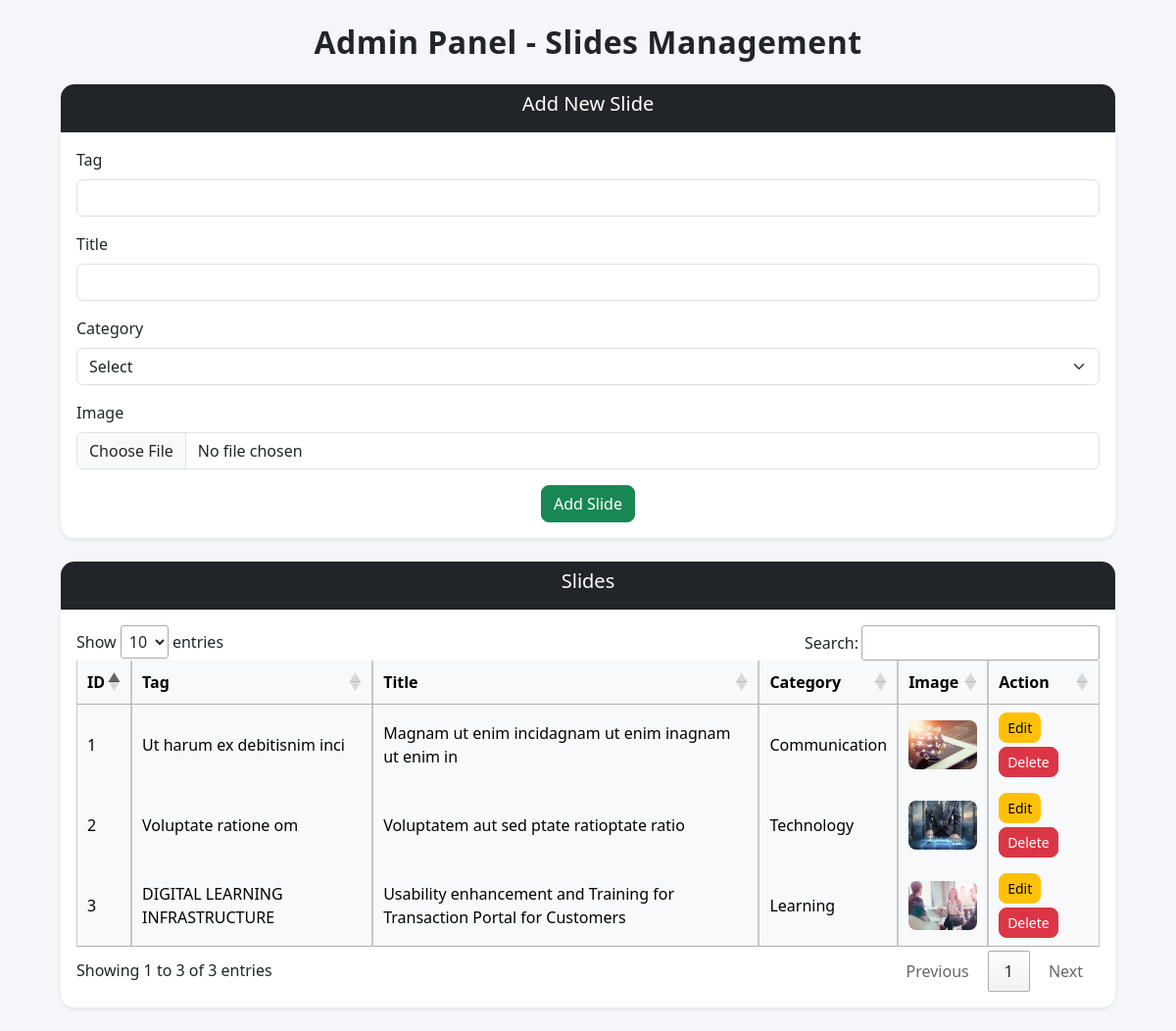
The app's page /admin/index.php with its own data.
### tables this page shows
CREATE TABLE `sections` (
  `id` int(11) NOT NULL,
  `tag` varchar(255) NOT NULL,
  `title` text NOT NULL,
  `image` varchar(255) NOT NULL,
  `category` enum('Learning','Technology','Communication') NOT NULL,
  `created_at` timestamp NOT NULL DEFAULT current_timestamp()
);

### admin/index.php (the view, shortened to what this page needs)
<?php
include 'config.php';
$slides = $conn->query("SELECT * FROM sections ORDER BY created_at DESC")->fetchAll(PDO::FETCH_ASSOC);
?>
<!DOCTYPE html>
<html lang="en">
<head>
<link href="https://cdn.jsdelivr.net/npm/bootstrap@5.3.2/dist/css/bootstrap.min.css" rel="stylesheet">
<link href="https://cdn.datatables.net/1.13.6/css/jquery.dataTables.min.css" rel="stylesheet">
<link rel="stylesheet" href="https://cdn.datatables.net/responsive/2.5.0/css/responsive.dataTables.min.css">
</head>
<body>
<div class="container py-4" style="max-width: 1100px;">
    <h2 class="page-title text-center mb-4">Admin Panel - Slides Management</h2>
    <div class="d-flex flex-column gap-4">
        <div>
            <div class="card shadow-sm">
                <div class="card-header bg-dark text-center text-white">
                    <h5>Add New Slide</h5>
                </div>
                <div class="card-body">
                    <form method="post" enctype="multipart/form-data">
                        <div class="mb-3">
                            <label class="form-label">Tag</label>
                            <input type="text" name="tag" class="form-control" required>
                        </div>
                        <div class="mb-3">
                            <label class="form-label">Title</label>
                            <input type="text" name="title" class="form-control" required>
                        </div>
                        <div class="mb-3">
                            <label class="form-label">Category</label>
                            <select name="category" class="form-select" required>
                                <option value="">Select</option>
                            </select>
                        </div>
                        <div class="mb-3">
                            <label class="form-label">Image</label>
                            <input type="file" name="image" class="form-control" required>
                        </div>
                        <center>
                        <button type="submit" name="add" class="btn btn-success">
                            Add Slide
                        </button>
                        </center>
                    </form>
                </div>
            </div>
        </div>
        <div>
            <div class="card shadow-sm">
                            <div class="card-header bg-dark text-center text-white">
                    <h5>Slides</h5>
                </div>
                <div class="card-body table-responsive">
                    <table id="slidesTable" class="table table-hover align-middle table-bordered table-light">
                        <thead class="table-light">
                            <tr>
                                <th>ID</th>
                                <th>Tag</th>
                                <th>Title</th>
                                <th>Category</th>
                                <th>Image</th>
                                <th>Action</th>
                            </tr>
                        </thead>
                        <tbody>
                        <?php $Sr=1; foreach($slides as $slide):  ?>
                            <tr>
                                <td><?= $Sr++ ?></td>
                                <td><?= htmlspecialchars($slide['tag']) ?></td>
                                <td><?= htmlspecialchars($slide['title']) ?></td>
                                <td>
                                        <?= htmlspecialchars($slide['category']) ?>
                                </td>
                                <td>
                                    <img src="images/<?= $slide['image'] ?>" width="70" height="50">
                                </td>
                                <td>
                                    <a href="edit.php?id=<?= $slide['id'] ?>" class="btn btn-warning btn-sm mb-1">
                                        Edit
                                    </a>
                                    <a href="?delete=<?= $slide['id'] ?>"
                                    class="btn btn-danger btn-sm"
                                    onclick="return confirm('Delete this slide?')">
                                        Delete
                                    </a>
                                </td>
                            </tr>
                        <?php endforeach; ?>
                        </tbody>
                    </table>
                </div>
            </div>
        </div>
    </div>
</div>
</body>
</html>

### admin/index.php (style rules this page uses)
body { background: #f4f6f9; }
.page-title { font-weight: 700; letter-spacing: .5px; }
.card { border: none; border-radius: 14px; }
.card-header { font-weight: 600; border-radius: 14px 14px 0 0 !important; }
.table img { border-radius: 8px; object-fit: cover; }
.form-label { font-weight: 500; }
.btn { border-radius: 8px; }

### records on screen
sections: tag "Ut harum ex debitisnim inci", title "Magnam ut enim incidagnam ut enim inagnam ut enim in", category "Communication", image (picture)
sections: tag "Voluptate ratione om", title "Voluptatem aut sed ptate ratioptate ratio", category "Technology", image (picture)
sections: tag "DIGITAL LEARNING INFRASTRUCTURE", title "Usability enhancement and Training for Transaction Portal for Customers", category "Learning", image (picture)
